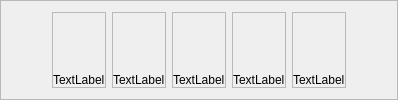
        <widget class="QFrame" name="frame_bottom">
         <property name="frameShape">
          <enum>QFrame::StyledPanel</enum>
         </property>
         <property name="frameShadow">
          <enum>QFrame::Raised</enum>
         </property>
         <layout class="QHBoxLayout" name="horizontalLayout_32" stretch="1,1,1,1,1,1,1">
          <item>
           <spacer name="horizontalSpacer_3">
            <property name="orientation">
             <enum>Qt::Horizontal</enum>
            </property>
            <property name="sizeHint" stdset="0">
             <size>
              <width>40</width>
              <height>20</height>
             </size>
            </property>
           </spacer>
          </item>
          <item>
           <widget class="QFrame" name="frame_20">
            <property name="mouseTracking">
             <bool>true</bool>
            </property>
            <property name="frameShape">
             <enum>QFrame::StyledPanel</enum>
            </property>
            <property name="frameShadow">
             <enum>QFrame::Raised</enum>
            </property>
            <layout class="QVBoxLayout" name="verticalLayout_31">
             <property name="spacing">
              <number>0</number>
             </property>
             <property name="leftMargin">
              <number>0</number>
             </property>
             <property name="topMargin">
              <number>0</number>
             </property>
             <property name="rightMargin">
              <number>0</number>
             </property>
             <property name="bottomMargin">
              <number>0</number>
             </property>
             <item>
              <widget class="QLabel" name="videoContainer_20">
               <property name="sizePolicy">
                <sizepolicy hsizetype="Expanding" vsizetype="Expanding">
                 <horstretch>0</horstretch>
                 <verstretch>0</verstretch>
                </sizepolicy>
               </property>
               <property name="font">
                <font>
                 <pointsize>10</pointsize>
                </font>
               </property>
               <property name="mouseTracking">
                <bool>true</bool>
               </property>
               <property name="text">
                <string/>
               </property>
               <property name="pixmap">
                <pixmap resource="resources.qrc">:/icons8-video-48.png</pixmap>
               </property>
              </widget>
             </item>
             <item>
              <widget class="QLabel" name="text_result_20">
               <property name="text">
                <string>TextLabel</string>
               </property>
              </widget>
             </item>
            </layout>
           </widget>
          </item>
          <item>
           <widget class="QFrame" name="frame_21">
            <property name="mouseTracking">
             <bool>true</bool>
            </property>
            <property name="frameShape">
             <enum>QFrame::StyledPanel</enum>
            </property>
            <property name="frameShadow">
             <enum>QFrame::Raised</enum>
            </property>
            <layout class="QVBoxLayout" name="verticalLayout_35">
             <property name="spacing">
              <number>0</number>
             </property>
             <property name="leftMargin">
              <number>0</number>
             </property>
             <property name="topMargin">
              <number>0</number>
             </property>
             <property name="rightMargin">
              <number>0</number>
             </property>
             <property name="bottomMargin">
              <number>0</number>
             </property>
             <item>
              <widget class="QLabel" name="videoContainer_21">
               <property name="sizePolicy">
                <sizepolicy hsizetype="Expanding" vsizetype="Expanding">
                 <horstretch>0</horstretch>
                 <verstretch>0</verstretch>
                </sizepolicy>
               </property>
               <property name="font">
                <font>
                 <pointsize>10</pointsize>
                </font>
               </property>
               <property name="mouseTracking">
                <bool>true</bool>
               </property>
               <property name="text">
                <string/>
               </property>
               <property name="pixmap">
                <pixmap resource="resources.qrc">:/icons8-video-48.png</pixmap>
               </property>
              </widget>
             </item>
             <item>
              <widget class="QLabel" name="text_result_21">
               <property name="text">
                <string>TextLabel</string>
               </property>
              </widget>
             </item>
            </layout>
           </widget>
          </item>
          <item>
           <widget class="QFrame" name="frame_22">
            <property name="mouseTracking">
             <bool>true</bool>
            </property>
            <property name="frameShape">
             <enum>QFrame::StyledPanel</enum>
            </property>
            <property name="frameShadow">
             <enum>QFrame::Raised</enum>
            </property>
            <layout class="QVBoxLayout" name="verticalLayout_36">
             <property name="spacing">
              <number>0</number>
             </property>
             <property name="leftMargin">
              <number>0</number>
             </property>
             <property name="topMargin">
              <number>0</number>
             </property>
             <property name="rightMargin">
              <number>0</number>
             </property>
             <property name="bottomMargin">
              <number>0</number>
             </property>
             <item>
              <widget class="QLabel" name="videoContainer_22">
               <property name="sizePolicy">
                <sizepolicy hsizetype="Expanding" vsizetype="Expanding">
                 <horstretch>0</horstretch>
                 <verstretch>0</verstretch>
                </sizepolicy>
               </property>
               <property name="font">
                <font>
                 <pointsize>10</pointsize>
                </font>
               </property>
               <property name="mouseTracking">
                <bool>true</bool>
               </property>
               <property name="text">
                <string/>
               </property>
               <property name="pixmap">
                <pixmap resource="resources.qrc">:/icons8-video-48.png</pixmap>
               </property>
              </widget>
             </item>
             <item>
              <widget class="QLabel" name="text_result_22">
               <property name="text">
                <string>TextLabel</string>
               </property>
              </widget>
             </item>
            </layout>
           </widget>
          </item>
          <item>
           <widget class="QFrame" name="frame_23">
            <property name="mouseTracking">
             <bool>true</bool>
            </property>
            <property name="frameShape">
             <enum>QFrame::StyledPanel</enum>
            </property>
            <property name="frameShadow">
             <enum>QFrame::Raised</enum>
            </property>
            <layout class="QVBoxLayout" name="verticalLayout_37">
             <property name="spacing">
              <number>0</number>
             </property>
             <property name="leftMargin">
              <number>0</number>
             </property>
             <property name="topMargin">
              <number>0</number>
             </property>
             <property name="rightMargin">
              <number>0</number>
             </property>
             <property name="bottomMargin">
              <number>0</number>
             </property>
             <item>
              <widget class="QLabel" name="videoContainer_23">
               <property name="sizePolicy">
                <sizepolicy hsizetype="Expanding" vsizetype="Expanding">
                 <horstretch>0</horstretch>
                 <verstretch>0</verstretch>
                </sizepolicy>
               </property>
               <property name="font">
                <font>
                 <pointsize>10</pointsize>
                </font>
               </property>
               <property name="mouseTracking">
                <bool>true</bool>
               </property>
               <property name="text">
                <string/>
               </property>
               <property name="pixmap">
                <pixmap resource="resources.qrc">:/icons8-video-48.png</pixmap>
               </property>
              </widget>
             </item>
             <item>
              <widget class="QLabel" name="text_result_23">
               <property name="text">
                <string>TextLabel</string>
               </property>
              </widget>
             </item>
            </layout>
           </widget>
          </item>
          <item>
           <widget class="QFrame" name="frame_24">
            <property name="mouseTracking">
             <bool>true</bool>
            </property>
            <property name="frameShape">
             <enum>QFrame::StyledPanel</enum>
            </property>
            <property name="frameShadow">
             <enum>QFrame::Raised</enum>
            </property>
            <layout class="QVBoxLayout" name="verticalLayout_38">
             <property name="spacing">
              <number>0</number>
             </property>
             <property name="leftMargin">
              <number>0</number>
             </property>
             <property name="topMargin">
              <number>0</number>
             </property>
             <property name="rightMargin">
              <number>0</number>
             </property>
             <property name="bottomMargin">
              <number>0</number>
             </property>
             <item>
              <widget class="QLabel" name="videoContainer_24">
               <property name="sizePolicy">
                <sizepolicy hsizetype="Expanding" vsizetype="Expanding">
                 <horstretch>0</horstretch>
                 <verstretch>0</verstretch>
                </sizepolicy>
               </property>
               <property name="font">
                <font>
                 <pointsize>10</pointsize>
                </font>
               </property>
               <property name="mouseTracking">
                <bool>true</bool>
               </property>
               <property name="text">
                <string/>
               </property>
               <property name="pixmap">
                <pixmap resource="resources.qrc">:/icons8-video-48.png</pixmap>
               </property>
              </widget>
             </item>
             <item>
              <widget class="QLabel" name="text_result_24">
               <property name="text">
                <string>TextLabel</string>
               </property>
              </widget>
             </item>
            </layout>
           </widget>
          </item>
          <item>
           <spacer name="horizontalSpacer_4">
            <property name="orientation">
             <enum>Qt::Horizontal</enum>
            </property>
            <property name="sizeHint" stdset="0">
             <size>
              <width>40</width>
              <height>20</height>
             </size>
            </property>
           </spacer>
          </item>
         </layout>
        </widget>
